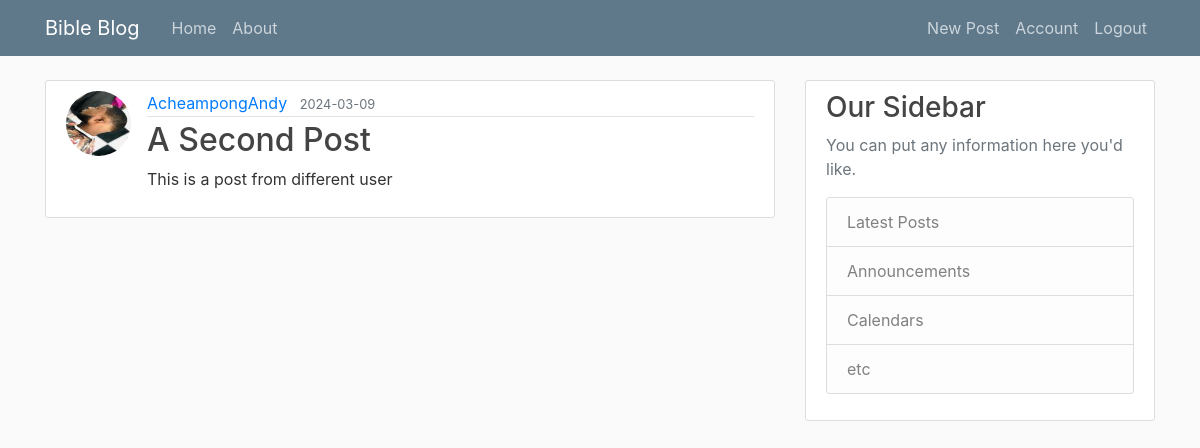
The app's page /post/2 (signed in) with its own data.
### flask_block/modules.py (models this page shows, shortened)
class User(db.Model, UserMixin):
    id = db.Column(db.Integer, primary_key=True)
    username = db.Column(db.String(20), unique=True, nullable=False)
    email = db.Column(db.String(120), unique=True, nullable=False)
    image_file = db.Column(db.String(20), nullable=False, default='default.jpg')
    password = db.Column(db.String(60), nullable=False)
    posts = db.relationship('Post', backref='author', lazy='subquery')

class Post(db.Model):
    id = db.Column(db.Integer, primary_key=True)
    title = db.Column(db.String(100), nullable=False)
    date_posted = db.Column(db.DateTime, nullable=False, default=datetime.utcnow)
    content = db.Column(db.Text, nullable=False)
    user_id = db.Column(db.Integer, db.ForeignKey('user.id'), nullable=False)

### flask_block/routes.py (the view)
@app.route("/post/<int:post_id>")
def post(post_id):
    with app.app_context():
        post = Post.query.options(joinedload(Post.author)).get_or_404(post_id)
    return render_template('post.html', title=post.title, post=post)

### flask_block/modules.py (called while the page is built)
@login_manager.user_loader
def load_user(user_id):
    with app.app_context():
        user = User.query.get(int(user_id))
    return user

### flask_block/templates/post.html (shortened to what this page needs)
{% extends "layout.html" %}
{% block content %}
		<article class="media content-section">
			<img class="rounded-circle article-img" src="{{ url_for('static', filename='profiles/' + post.author.image_file) }}">
			<div class="media-body">
					<div class="article-metadata">
						<a class="mr-2" href="#">{{ post.author.username }}</a>
						<small class="text-muted">{{ post.date_posted.strftime('%Y-%m-%d') }}</small>
					</div>
					<h2 class="article-title">{{ post.title }}</h2>
					<p class="article-content">{{ post.content }}</p>
			</div>
		</article>
{% endblock content%}

### flask_block/static/main.css (style rules this page uses)
body { background: #fafafa; color: #333333; margin-top: 5rem; }
h1, h2, h3, h4, h5, h6 { color: #444444; }
.content-section { background: #ffffff; padding: 10px 20px; border: 1px solid #dddddd; border-radius: 3px; margin-bottom: 20px; }
.article-title { color: #444444; }
.article-content { white-space: pre-line; }
.article-img { height: 65px; width: 65px; margin-right: 16px; }
.article-metadata { padding-bottom: 1px; margin-bottom: 4px; border-bottom: 1px solid #e3e3e3 }

### records on screen
User: image_file (picture), author.username "AcheampongAndy"
Post: date_posted "2024-03-09", title "A Second Post", content "This is a post from different user"
